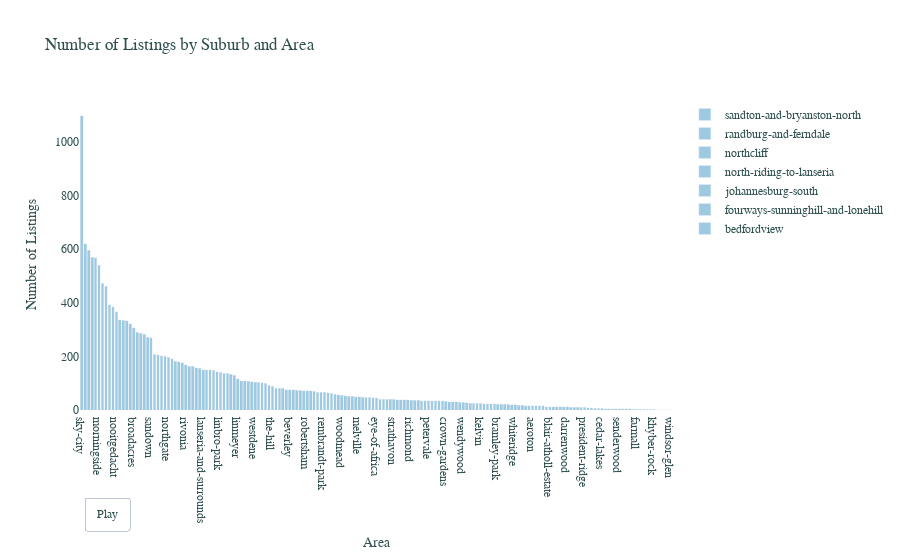

Notebook code cell kept with this figure:
### Markdown cell above
# Data Analysis

### Code cell
# Group by suburb and area
suburb_areas = property_list.groupby(['Suburb', 'Area']).size().reset_index(name='Count')

# Create an interactive bar chart for suburbs
fig = go.Figure()

# Add bars for each suburb
for suburb in suburb_areas['Suburb'].unique():
    areas = suburb_areas[suburb_areas['Suburb'] == suburb]['Area']
    counts = suburb_areas[suburb_areas['Suburb'] == suburb]['Count']
    fig.add_trace(go.Bar(name=suburb, x=areas, y=counts, marker_color='rgb(158,202,225)'))

# Update layout
fig.update_layout(barmode='stack',
                  title='Number of Listings by Suburb and Area',
                  xaxis_title='Area',
                  yaxis_title='Number of Listings',
                  xaxis=dict(categoryorder='total descending'),
                  showlegend=True,
                  plot_bgcolor='rgba(0,0,0,0)',
                  paper_bgcolor='rgba(0,0,0,0)',
                  font=dict(family='Arial, sans-serif', size=12, color='darkslategray'))

# Add interactivity
fig.update_layout(updatemenus=[{
    'buttons': [{
        'args': [None, {'frame': {'duration': 500, 'redraw': True}, 'fromcurrent': True}],
        'label': 'Play',
        'method': 'animate'
    }],
    'direction': 'left',
    'pad': {'r': 10, 't': 87},
    'showactive': False,
    'type': 'buttons',
    'x': 0.1,
    'xanchor': 'right',
    'y': 0,
    'yanchor': 'top'
}])

# Show the plot
fig.show()

### Figure 1 — Plotly figure (JSON) as saved in the notebook; plotly's stock layout.template omitted (floating-point values rounded to 4 significant figures)
{"data": [{"marker": {"color": "rgb(158,202,225)"}, "name": "bedfordview", "type": "bar", "x": ["bedford-gardens", "bedford-park", "bedfordview", "essexwold", "meadowbrook", "morninghill", "oriel", "senderwood", "st-andrews"], "y": [272, 21, 333, 13, 15, 73, 24, 4, 56]}, {"marker": {"color": "rgb(158,202,225)"}, "name": "fourways-sunninghill-and-lonehill", "type": "bar", "x": ["beverley", "bloubosrand", "broadacres", "cedar-creek", "cedar-lakes", "craigavon", "dainfern", "dainfern-ridge", "dainfern-valley", "douglasdale", "fourways", "fourways-gardens", "jukskei-park", "kengies", "lonehill", "maroeladal", "paulshof", "pineslopes", "steyn-city", "sunninghill"], "y": [75, 105, 307, 5, 6, 157, 208, 5, 7, 287, 569, 10, 66, 24, 392, 34, 385, 18, 1, 322]}, {"marker": {"color": "rgb(158,202,225)"}, "name": "johannesburg-south", "type": "bar", "x": ["aeroton", "alan-manor", "alveda", "aspen-hills", "bassonia", "bassonia-estate", "crown-gardens", "eikenhof", "elandspark", "eye-of-africa", "forest-hill", "gillview", "glenanda", "glenvista", "haddon", "katlehong", "kenilworth", "kibler-park", "liefde-en-vrede", "linmeyer", "meredale", "moffat-view", "mondeor", "mulbarton", "naturena", "oakdene", "ormonde", "regents-park", "ridgeway", "robertsham", "roseacre", "rosettenville", "sky-city", "south-hills", "suideroord", "the-hill", "turffontein", "winchester-hills"], "y": [15, 64, 134, 3, 75, 1, 33, 47, 73, 45, 38, 8, 48, 201, 39, 595, 34, 334, 100, 117, 149, 21, 192, 179, 181, 336, 289, 34, 164, 71, 27, 137, 1098, 176, 41, 89, 163, 283]}, {"marker": {"color": "rgb(158,202,225)"}, "name": "north-riding-to-lanseria", "type": "bar", "x": ["bellairspark", "blair-atholl-estate", "boskruin", "bromhof", "chartwell", "cosmo-city", "farmall", "jackal-creek-northriding", "johannesburg-north", "kya-sands", "lanseria-and-surrounds", "nooitgedacht", "noordhang", "north-riding", "northgate", "northwold", "olivedale", "sharonlea", "sonneglans", "sundowner"], "y": [11, 13, 38, 107, 62, 473, 3, 206, 16, 81, 151, 367, 47, 619, 197, 150, 142, 35, 76, 137]}, {"marker": {"color": "rgb(158,202,225)"}, "name": "northcliff", "type": "bar", "x": ["albertskroon", "albertville", "auckland-park", "berario", "bergbron", "blackheath", "bosmont", "brixton", "crosby", "delarey", "emmarentia", "fairland", "florida-glen", "greenside", "greymont", "linden", "melville", "montgomery-park", "newlands", "northcliff", "quellerina", "richmond", "risidale", "riverlea", "roosevelt-park", "sophiatown", "victory-park", "westbury", "westdene", "whiteridge"], "y": [2, 54, 49, 8, 71, 70, 25, 102, 46, 12, 4, 109, 30, 13, 34, 38, 49, 51, 58, 109, 25, 36, 7, 82, 15, 52, 19, 13, 103, 19]}, {"marker": {"color": "rgb(158,202,225)"}, "name": "randburg-and-ferndale", "type": "bar", "x": ["aldara-park", "blairgowrie", "bordeaux", "cresta", "darrenwood", "ferndale", "fontainebleau", "industria", "kelland", "kensington-b", "malanshof", "moret", "president-ridge", "randpark", "randpark-ridge", "robin-hills", "robindale", "ruiterhof", "strydompark", "windsor-east", "windsor-glen", "windsor-west"], "y": [1, 81, 24, 12, 12, 461, 24, 1, 10, 41, 35, 2, 10, 15, 156, 4, 36, 2, 5, 103, 1, 67]}, {"marker": {"color": "rgb(158,202,225)"}, "name": "sandton-and-bryanston-north", "type": "bar", "x": ["atholl", "atholl-gardens", "benmore-gardens", "bramley", "bramley-park", "bryanston", "bryanston-west", "buccleuch", "edenburg", "gallo-manor", "hurlingham", "hurlingham-manor", "hyde-park", "illovo", "inanda", "kelvin", "khyber-rock", "linbro-park", "lombardy-east", "magaliessig", "morningside", "morningside-manor", "parkmore", "petervale", "rembrandt-park", "river-club", "rivonia", "sandhurst", "sandown", "strathavon", "wendywood", "woodmead"], "y": [72, 2, 30, 25, 22, 567, 11, 203, 129, 15, 18, 4, 41, 151, 5, 25, 2, 141, 41, 92, 540, 22, 29, 35, 66, 31, 168, 36, 270, 41, 29, 55]}], "layout": {"barmode": "stack", "font": {"color": "darkslategray", "family": "Arial, sans-serif", "size": 12}, "paper_bgcolor": "rgba(0,0,0,0)", "plot_bgcolor": "rgba(0,0,0,0)", "showlegend": true, "title": {"text": "Number of Listings by Suburb and Area"}, "updatemenus": [{"buttons": [{"args": [null, {"frame": {"duration": 500, "redraw": true}, "fromcurrent": true}], "label": "Play", "method": "animate"}], "direction": "left", "pad": {"r": 10, "t": 87}, "showactive": false, "type": "buttons", "x": 0.1, "xanchor": "right", "y": 0, "yanchor": "top"}], "xaxis": {"categoryorder": "total descending", "title": {"text": "Area"}}, "yaxis": {"title": {"text": "Number of Listings"}}}}
